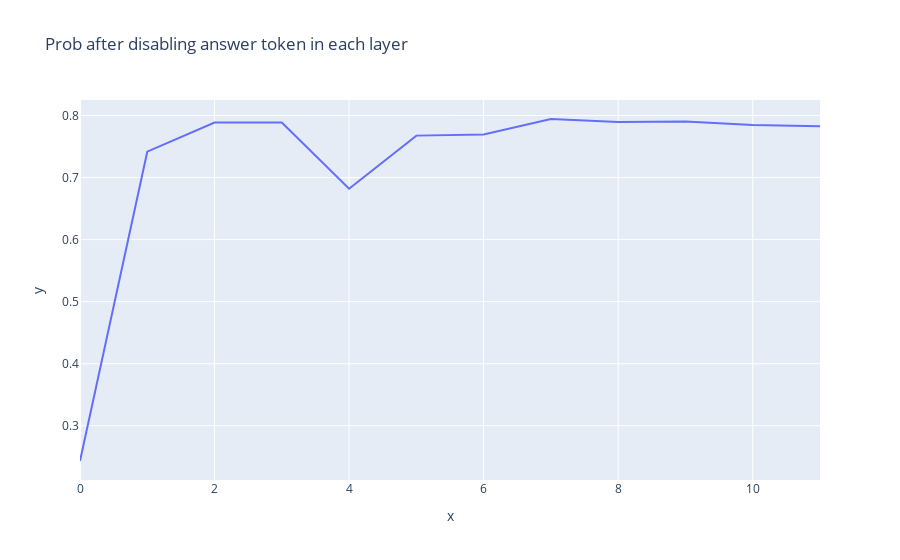

The cell this chart's notebook holds for it:
### Code cell
scores = []
for layer in model.blocks:
    layer.attn.codebook_layer.codebook[0].hook_kwargs["disable_topk"] = 500
    layer.attn.codebook_layer.codebook[0].hook_kwargs["disable_for_tkns"] = [7]
#     mod_logits, mod_cache = model.run_with_cache(tokens)
    mod_logits = model(tokens)
    layer.attn.codebook_layer.codebook[0].hook_kwargs["disable_topk"] = 0
    layer.attn.codebook_layer.codebook[0].hook_kwargs["disable_for_tkns"] = 'all'
    prob_score, _, _ = logits_to_mean_prob(mod_logits, answer_tokens, last_token)
    scores.append(prob_score.detach().cpu().numpy())

line(scores, title="Prob after disabling answer token in each layer")

### Figure 1 — Plotly figure (JSON) as saved in the notebook; plotly's stock layout.template omitted (floating-point values rounded to 4 significant figures)
{"data": [{"hovertemplate": "x=%{x}<br>y=%{y}<extra></extra>", "legendgroup": "", "line": {"color": "#636efa", "dash": "solid"}, "marker": {"symbol": "circle"}, "mode": "lines", "name": "", "orientation": "v", "showlegend": false, "type": "scatter", "x": [0, 1, 2, 3, 4, 5, 6, 7, 8, 9, 10, 11], "xaxis": "x", "y": [0.2432, 0.7417, 0.7887, 0.7888, 0.682, 0.7676, 0.7696, 0.7944, 0.7897, 0.7905, 0.7848, 0.7827], "yaxis": "y"}], "layout": {"legend": {"tracegroupgap": 0}, "title": {"text": "Prob after disabling answer token in each layer"}, "xaxis": {"anchor": "y", "domain": [0, 1], "title": {"text": "x"}}, "yaxis": {"anchor": "x", "domain": [0, 1], "title": {"text": "y"}}}}
